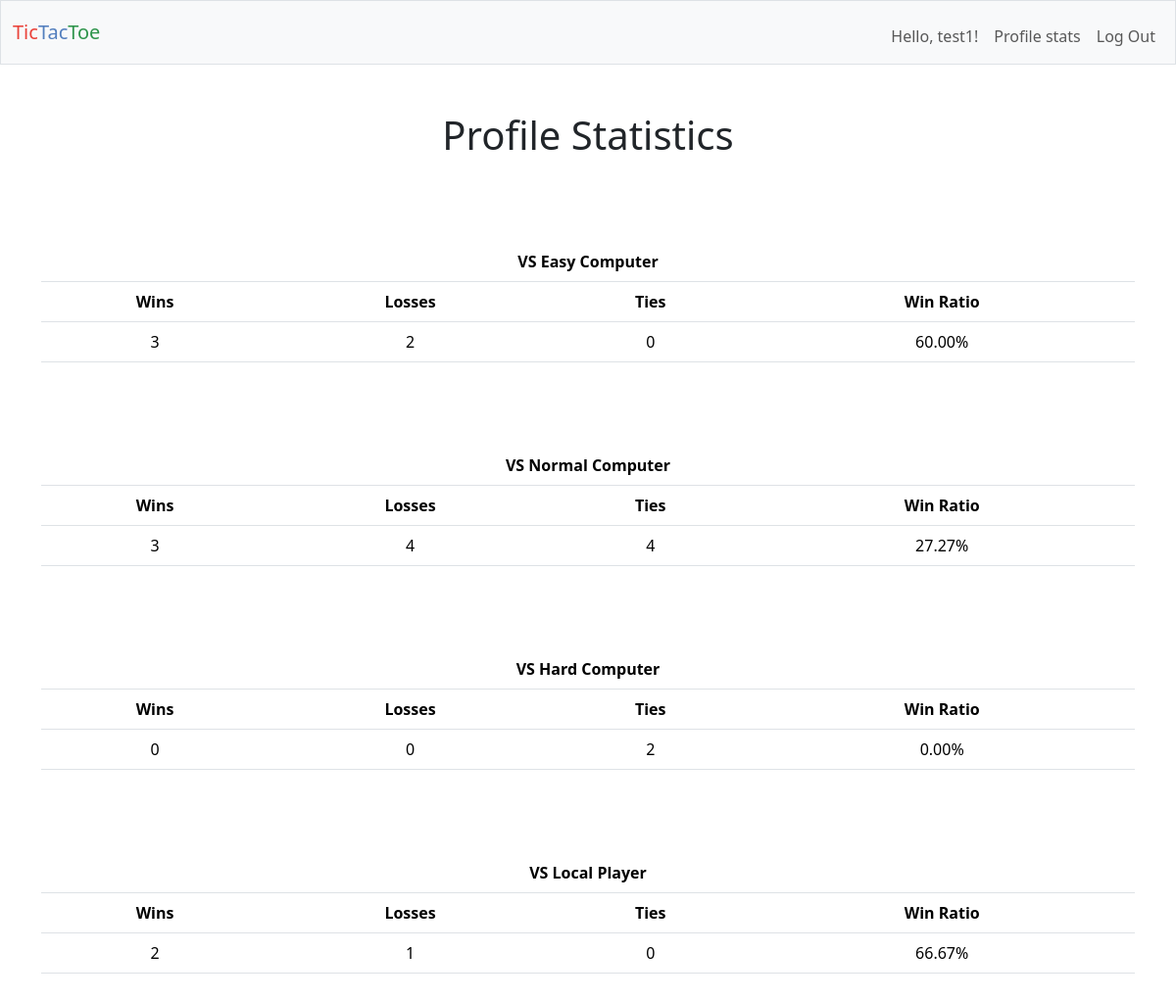
The app's page /profile-stats (signed in) with its own data.
### tables this page shows
CREATE TABLE users (id INTEGER PRIMARY KEY AUTOINCREMENT NOT NULL, username TEXT NOT NULL, hash TEXT NOT NULL);

CREATE TABLE offline_scores (id INTEGER PRIMARY KEY AUTOINCREMENT NOT NULL, user_id INTEGER NOT NULL, pvc_easy_wins INTEGER NOT NULL, pvc_easy_losses INTEGER NOT NULL, pvc_easy_ties INTEGER NOT NULL, pvc_normal_wins INTEGER NOT NULL, pvc_normal_losses INTEGER NOT NULL, pvc_normal_ties INTEGER NOT NULL, pvc_hard_wins INTEGER NOT NULL, pvc_hard_losses INTEGER NOT NULL, pvc_hard_ties INTEGER NOT NULL, pvp_wins INTEGER NOT NULL, pvp_losses INTEGER NOT NULL, pvp_ties INTEGER NOT NULL);

### app.py (the view)
@app.route("/profile-stats")
@login_required
def history():
    user_scores = db.execute("SELECT pvc_easy_wins, pvc_easy_losses, pvc_easy_ties, pvc_normal_wins, pvc_normal_losses, pvc_normal_ties, pvc_hard_wins, pvc_hard_losses, pvc_hard_ties, pvp_wins, pvp_losses, pvp_ties FROM offline_scores WHERE user_id = ?;", session["user_id"])
    pvc_easy_ratio = "{:.2f}".format(db.execute("SELECT pvc_easy_wins FROM offline_scores WHERE user_id = ?;", session["user_id"])[0]['pvc_easy_wins'] and (float(db.execute("SELECT pvc_easy_wins FROM offline_scores WHERE user_id = ?;", session["user_id"])[0]['pvc_easy_wins']) / (float(db.execute("SELECT pvc_easy_wins FROM offline_scores WHERE user_id = ?;", session["user_id"])[0]['pvc_easy_wins']) + float(db.execute("SELECT pvc_easy_losses FROM offline_scores WHERE user_id = ?;", session["user_id"])[0]['pvc_easy_losses']) + float(db.execute("SELECT pvc_easy_ties FROM offline_scores WHERE user_id = ?;", session["user_id"])[0]['pvc_easy_ties'])) or 0) * 100)+"%"
    pvc_normal_ratio = "{:.2f}".format(db.execute("SELECT pvc_normal_wins FROM offline_scores WHERE user_id = ?;", session["user_id"])[0]['pvc_normal_wins'] and (float(db.execute("SELECT pvc_normal_wins FROM offline_scores WHERE user_id = ?;", session["user_id"])[0]['pvc_normal_wins']) / (float(db.execute("SELECT pvc_normal_wins FROM offline_scores WHERE user_id = ?;", session["user_id"])[0]['pvc_normal_wins']) + float(db.execute("SELECT pvc_normal_losses FROM offline_scores WHERE user_id = ?;", session["user_id"])[0]['pvc_normal_losses']) + float(db.execute("SELECT pvc_normal_ties FROM offline_scores WHERE user_id = ?;", session["user_id"])[0]['pvc_normal_ties'])) or 0) * 100)+"%"
    pvc_hard_ratio = "{:.2f}".format(db.execute("SELECT pvc_hard_wins FROM offline_scores WHERE user_id = ?;", session["user_id"])[0]['pvc_hard_wins'] and (float(db.execute("SELECT pvc_hard_wins FROM offline_scores WHERE user_id = ?;", session["user_id"])[0]['pvc_hard_wins']) / (float(db.execute("SELECT pvc_hard_wins FROM offline_scores WHERE user_id = ?;", session["user_id"])[0]['pvc_hard_wins']) + float(db.execute("SELECT pvc_hard_losses FROM offline_scores WHERE user_id = ?;", session["user_id"])[0]['pvc_hard_losses']) + float(db.execute("SELECT pvc_hard_ties FROM offline_scores WHERE user_id = ?;", session["user_id"])[0]['pvc_hard_ties'])) or 0) * 100)+"%"
    pvp_offline_ratio = "{:.2f}".format(db.execute("SELECT pvp_wins FROM offline_scores WHERE user_id = ?;", session["user_id"])[0]['pvp_wins'] and (float(db.execute("SELECT pvp_wins FROM offline_scores WHERE user_id = ?;", session["user_id"])[0]['pvp_wins']) / (float(db.execute("SELECT pvp_wins FROM offline_scores WHERE user_id = ?;", session["user_id"])[0]['pvp_wins']) + float(db.execute("SELECT pvp_losses FROM offline_scores WHERE user_id = ?;", session["user_id"])[0]['pvp_losses'])) or 0) * 100)+"%"
    username = db.execute("SELECT username FROM users WHERE id = ?;", session["user_id"])[0]['username']
    return render_template("profile-stats.html", user_scores = user_scores, pvc_easy_ratio = pvc_easy_ratio, pvc_normal_ratio = pvc_normal_ratio, pvc_hard_ratio = pvc_hard_ratio, pvp_offline_ratio = pvp_offline_ratio, username = username)

### app.py (called while the page is built)
@app.after_request
def after_request(response):
    response.headers["Cache-Control"] = "no-cache, no-store, must-revalidate"
    response.headers["Expires"] = 0
    response.headers["Pragma"] = "no-cache"
    return response

### helpers.py (called while the page is built)
def login_required(f):
    @wraps(f)
    def decorated_function(*args, **kwargs):
        if session.get("user_id") is None:
            return redirect("/login")
        return f(*args, **kwargs)
    return decorated_function

### templates/profile-stats.html (shortened to what this page needs)
{% extends "layout.html" %}
{% block main %}
<h1>Profile Statistics</h1>
<table class="table-center table">
    <thead>
        <col>
        <colgroup span="4"></colgroup>
        <tr>
          <th colspan="4" scope="colgroup">VS Easy Computer</th>
        </tr>
        <tr>
          <th colspan="1" scope="col">Wins</th>
          <th colspan="1" scope="col">Losses</th>
          <th colspan="1" scope="col">Ties</th>
          <th colspan="1" scope="col">Win Ratio</th>
        </tr>
    </thead>
    <tbody>
        <tr scope="row">
            <td>{{ user_scores[0]["pvc_easy_wins"] }}</td>
            <td>{{ user_scores[0]["pvc_easy_losses"] }}</td>
            <td>{{ user_scores[0]["pvc_easy_ties"] }}</td>
            <td>{{ pvc_easy_ratio }}</td>
        </tr>
    </tbody>
</table>
<table class="table-center table">
    <thead>
        <col>
        <colgroup span="4"></colgroup>
        <tr>
          <th colspan="4" scope="colgroup">VS Normal Computer</th>
        </tr>
        <tr>
          <th colspan="1" scope="col">Wins</th>
          <th colspan="1" scope="col">Losses</th>
          <th colspan="1" scope="col">Ties</th>
          <th colspan="1" scope="col">Win Ratio</th>
        </tr>
    </thead>
    <tbody>
        <tr scope="row">
            <td>{{ user_scores[0]["pvc_normal_wins"] }}</td>
            <td>{{ user_scores[0]["pvc_normal_losses"] }}</td>
            <td>{{ user_scores[0]["pvc_normal_ties"] }}</td>
            <td>{{ pvc_normal_ratio }}</td>
        </tr>
    </tbody>
</table>
<table class="table-center table">
    <thead>
        <col>
        <colgroup span="4"></colgroup>
        <tr>
          <th colspan="4" scope="colgroup">VS Hard Computer</th>
        </tr>
        <tr>
          <th colspan="1" scope="col">Wins</th>
          <th colspan="1" scope="col">Losses</th>
          <th colspan="1" scope="col">Ties</th>
          <th colspan="1" scope="col">Win Ratio</th>
        </tr>
    </thead>
    <tbody>
        <tr scope="row">
            <td>{{ user_scores[0]["pvc_hard_wins"] }}</td>
            <td>{{ user_scores[0]["pvc_hard_losses"] }}</td>
            <td>{{ user_scores[0]["pvc_hard_ties"] }}</td>
            <td>{{ pvc_hard_ratio }}</td>
        </tr>
    </tbody>
</table>
<table class="table-center table">
    <thead>
        <col>
        <colgroup span="4"></colgroup>
        <tr>
          <th colspan="4" scope="colgroup">VS Local Player</th>
        </tr>
        <tr>
          <th colspan="1" scope="col">Wins</th>
          <th colspan="1" scope="col">Losses</th>
          <th colspan="1" scope="col">Ties</th>
          <th colspan="1" scope="col">Win Ratio</th>
        </tr>
    </thead>
    <tbody>
        <tr scope="row">
            <td>{{ user_scores[0]["pvp_wins"] }}</td>
            <td>{{ user_scores[0]["pvp_losses"] }}</td>
            <td>{{ user_scores[0]["pvp_ties"] }}</td>
            <td>{{ pvp_offline_ratio }}</td>
        </tr>
    </tbody>
</table>
{% endblock %}

### templates/layout.html (shortened to what this page needs)
<!DOCTYPE html>
<html lang="en">
    <head>
        <link href="https://cdn.jsdelivr.net/npm/bootstrap@5.3.2/dist/css/bootstrap.min.css" rel="stylesheet">
        <link href="/static/styles.css" rel="stylesheet">
    </head>
    <body>
        <nav class="bg-light border navbar navbar-expand-md navbar-light">
            <div class="container-fluid">
                <a class="navbar-brand" href="/"><span class="red">Tic</span><span class="blue">Tac</span><span class="green">Toe</span></a>
                <div class="collapse navbar-collapse" id="navbar">
                    {% if session["user_id"] %}
                        <ul class="navbar-nav ms-auto mt-2">
                            <li class="nav-item"><a class="nav-link">Hello, <span class="username">{{ username }}</span>!</a></li>
                            <li class="nav-item"><a class="nav-link" href="/profile-stats">Profile stats</a></li>
                            <li class="nav-item"><a class="nav-link" href="/logout">Log Out</a></li>
                        </ul>
                    {% else %}
                        <ul class="navbar-nav ms-auto mt-2">
                            <li class="nav-item"><a class="nav-link" href="/register">Register</a></li>
                            <li class="nav-item"><a class="nav-link" href="/login">Log In</a></li>
                        </ul>
                    {% endif %}
                </div>
            </div>
        </nav>
        <main class="container py-5 text-center center-contents">
            {% block main %}{% endblock %}
        </main>
    </body>
</html>

### static/styles.css (style rules this page uses)
nav .navbar-brand .blue { color: #537fbe; }
nav .navbar-brand .red { color: #ea433b; }
nav .navbar-brand .green { color: #2e944b; }
.center-contents { display: flex; justify-content: center; align-items: center; }
.container { display: flex; flex-direction: column; align-items: center; grid-template-columns: repeat(3, 1fr); grid-gap: 5px; }
.table { margin-bottom: 5.0em; }
h1 { margin-bottom: 2.0em; }

### records on screen
users: username "test1"
offline_scores: pvc_easy_wins "3", pvc_easy_losses "2", pvc_easy_ties "0", pvc_normal_wins "3", pvc_normal_losses "4", pvc_normal_ties "4", pvc_hard_wins "0", pvc_hard_losses "0", pvc_hard_ties "2", pvp_wins "2", pvp_losses "1", pvp_ties "0"

### other values on screen
{{ pvc_easy_ratio }} "60.00%"
{{ pvc_normal_ratio }} "27.27%"
{{ pvc_hard_ratio }} "0.00%"
{{ pvp_offline_ratio }} "66.67%"
